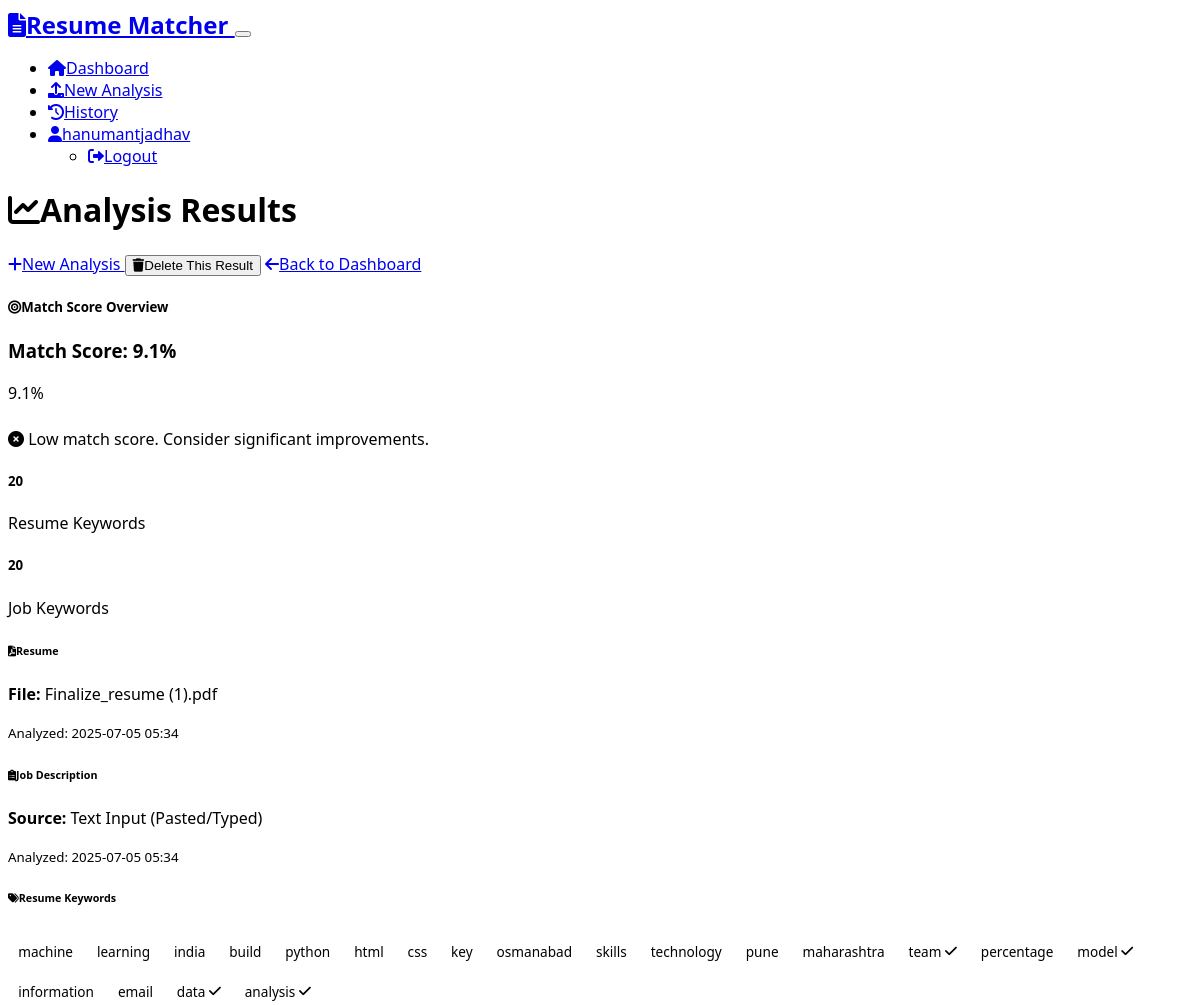
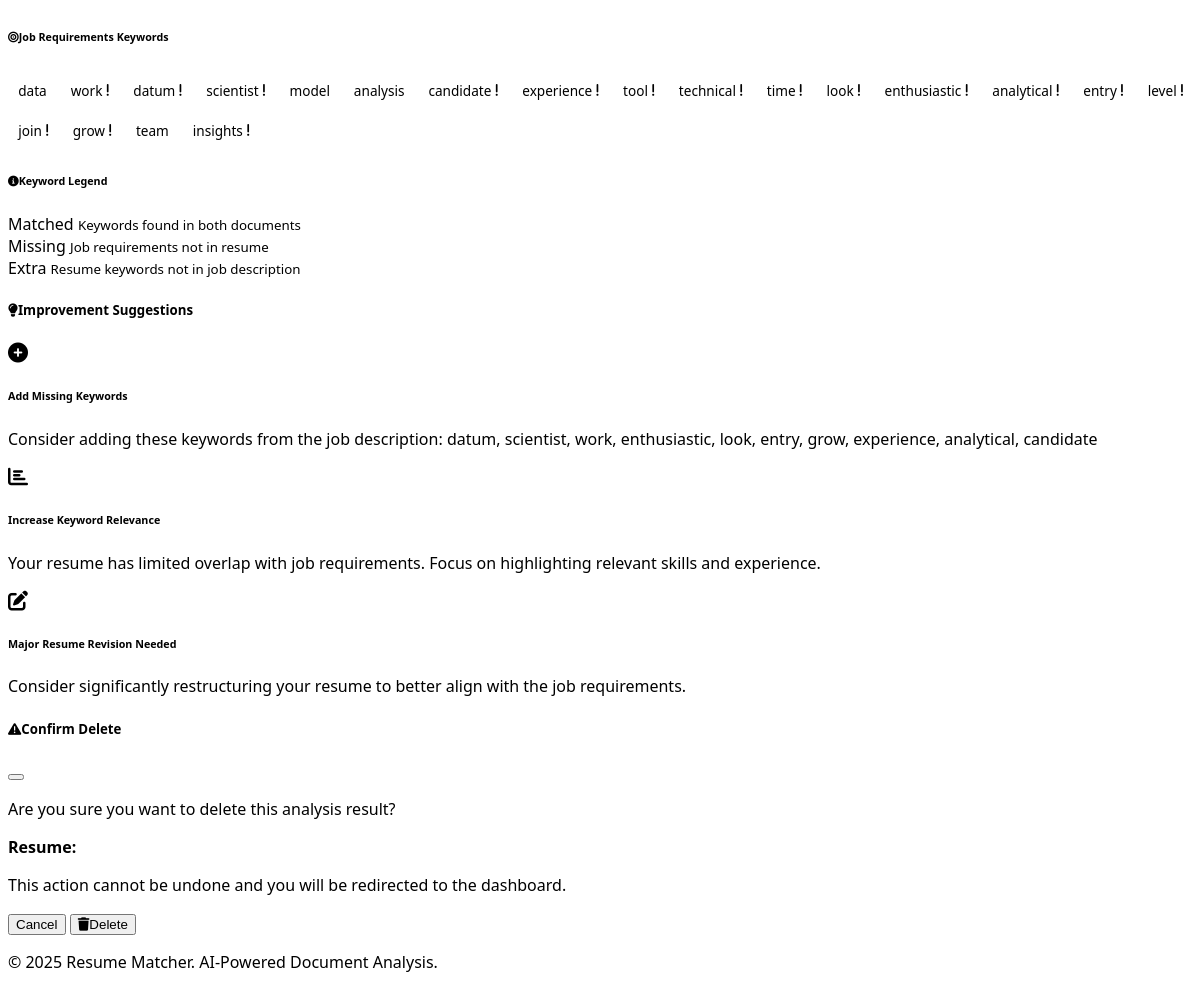
/results/2 (signed in), run on the app's committed database (2 pictures, top to bottom).
### models.py (models this page shows)
class User(UserMixin, db.Model):
    id = db.Column(db.Integer, primary_key=True)
    username = db.Column(db.String(64), unique=True, nullable=False)
    email = db.Column(db.String(120), unique=True, nullable=False)
    password_hash = db.Column(db.String(256), nullable=False)
    created_at = db.Column(db.DateTime, default=datetime.utcnow)
    match_results = db.relationship('MatchResult', backref='user', lazy=True, cascade='all, delete-orphan')

class MatchResult(db.Model):
    id = db.Column(db.Integer, primary_key=True)
    user_id = db.Column(db.Integer, db.ForeignKey('user.id'), nullable=False)
    resume_filename = db.Column(db.String(255), nullable=False)
    job_description_filename = db.Column(db.String(255), nullable=False)
    match_score = db.Column(db.Float, nullable=False)
    resume_keywords = db.Column(db.Text)  # JSON string
    job_keywords = db.Column(db.Text)  # JSON string
    suggestions = db.Column(db.Text)  # JSON string
    created_at = db.Column(db.DateTime, default=datetime.utcnow)

### routes.py (the view)
@app.route('/results/<int:result_id>')
@login_required
def view_results(result_id):
    result = MatchResult.query.filter_by(id=result_id, user_id=current_user.id).first()
    if not result:
        flash('Result not found.', 'danger')
        return redirect(url_for('dashboard'))
    resume_keywords = json.loads(result.resume_keywords)
    job_keywords = json.loads(result.job_keywords)
    suggestions = json.loads(result.suggestions)
    return render_template('results.html',
                         result=result,
                         resume_keywords=resume_keywords,
                         job_keywords=job_keywords,
                         suggestions=suggestions)

### templates/results.html (shortened to what this page needs)
{% extends "base.html" %}
{% block content %}
<div class="row">
    <div class="col-12">
        <div class="d-flex justify-content-between align-items-center mb-4">
            <h1><i class="fas fa-chart-line me-2"></i>Analysis Results</h1>
            <div>
                <a href="{{ url_for('upload_files') }}" class="btn btn-outline-primary me-2">
                    <i class="fas fa-plus me-1"></i>New Analysis
                </a>
                <button type="button" class="btn btn-outline-danger me-2"
                        onclick="deleteCurrentResult({{ result.id }}, '{{ result.resume_filename }}')">
                    <i class="fas fa-trash me-1"></i>Delete This Result
                </button>
                <a href="{{ url_for('dashboard') }}" class="btn btn-secondary">
                    <i class="fas fa-arrow-left me-1"></i>Back to Dashboard
                </a>
            </div>
        </div>
    </div>
</div>
<div class="row mb-4">
    <div class="col-12">
        <div class="card">
            <div class="card-header">
                <h5 class="mb-0">
                    <i class="fas fa-bullseye me-2"></i>Match Score Overview
                </h5>
            </div>
            <div class="card-body">
                <div class="row align-items-center">
                    <div class="col-md-6">
                        <h3 class="mb-3">
                            Match Score:
                            <span class="{% if result.match_score >= 80 %}text-success
                                        {% elif result.match_score >= 60 %}text-warning
                                        {% else %}text-danger{% endif %}">
                                {{ "%.1f"|format(result.match_score) }}%
                            </span>
                        </h3>
                        <div class="progress mb-3" style="height: 30px;">
                            <div class="progress-bar
                                {% if result.match_score >= 80 %}bg-success
                                {% elif result.match_score >= 60 %}bg-warning
                                {% else %}bg-danger{% endif %}"
                                style="width: {{ result.match_score }}%">
                                {{ "%.1f"|format(result.match_score) }}%
                            </div>
                        </div>
                        <p class="text-muted">
                            {% if result.match_score >= 80 %}
                                <i class="fas fa-check-circle text-success me-1"></i>
                                Excellent match! Your resume aligns well with the job requirements.
                            {% elif result.match_score >= 60 %}
                                <i class="fas fa-exclamation-triangle text-warning me-1"></i>
                                Good match with room for improvement.
                            {% else %}
                                <i class="fas fa-times-circle text-danger me-1"></i>
                                Low match score. Consider significant improvements.
                            {% endif %}
                        </p>
                    </div>
                    <div class="col-md-6">
                        <div class="row text-center">
                            <div class="col-6">
                                <div class="card bg-light">
                                    <div class="card-body">
                                        <h5 class="card-title">{{ resume_keywords|length }}</h5>
                                        <p class="card-text small">Resume Keywords</p>
                                    </div>
                                </div>
                            </div>
                            <div class="col-6">
                                <div class="card bg-light">
                                    <div class="card-body">
                                        <h5 class="card-title">{{ job_keywords|length }}</h5>
                                        <p class="card-text small">Job Keywords</p>
                                    </div>
                                </div>
                            </div>
                        </div>
                    </div>
                </div>
            </div>
        </div>
    </div>
</div>
<div class="row mb-4">
    <div class="col-md-6">
        <div class="card">
            <div class="card-header">
                <h6 class="mb-0">
                    <i class="fas fa-file-pdf text-danger me-2"></i>Resume
                </h6>
            </div>
            <div class="card-body">
                <p class="mb-1"><strong>File:</strong> {{ result.resume_filename }}</p>
                <p class="mb-1"><small class="text-muted">Analyzed: {{ result.created_at.strftime('%Y-%m-%d %H:%M') }}</small></p>
            </div>
        </div>
    </div>
    <div class="col-md-6">
        <div class="card">
            <div class="card-header">
                <h6 class="mb-0">
                    <i class="fas fa-clipboard-list text-info me-2"></i>Job Description
                </h6>
            </div>
            <div class="card-body">
                <p class="mb-1"><strong>Source:</strong>
                    {% if result.job_description_filename == "Direct Input" %}
                        Text Input (Pasted/Typed)
                    {% else %}
                        {{ result.job_description_filename }}
                    {% endif %}
                </p>
                <p class="mb-1"><small class="text-muted">Analyzed: {{ result.created_at.strftime('%Y-%m-%d %H:%M') }}</small></p>
            </div>
        </div>
    </div>
</div>
<div class="row mb-4">
    <div class="col-md-6">
        <div class="card h-100">
            <div class="card-header">
                <h6 class="mb-0">
                    <i class="fas fa-tags me-2"></i>Resume Keywords
                </h6>
            </div>
            <div class="card-body">
                {% if resume_keywords %}
                    <div class="keyword-cloud">
                        {% for keyword in resume_keywords %}
                            <span class="badge
                                {% if keyword in job_keywords %}bg-success
                                {% else %}bg-secondary{% endif %}
                                me-1 mb-1">
                                {{ keyword }}
                                {% if keyword in job_keywords %}
                                    <i class="fas fa-check ms-1"></i>
                                {% endif %}
                            </span>
                        {% endfor %}
                    </div>
                {% else %}
                    <p class="text-muted">No keywords extracted.</p>
                {% endif %}
            </div>
        </div>
    </div>
    <div class="col-md-6">
        <div class="card h-100">
            <div class="card-header">
                <h6 class="mb-0">
                    <i class="fas fa-bullseye me-2"></i>Job Requirements Keywords
                </h6>
            </div>
            <div class="card-body">
                {% if job_keywords %}
                    <div class="keyword-cloud">
                        {% for keyword in job_keywords %}
                            <span class="badge
                                {% if keyword in resume_keywords %}bg-success
                                {% else %}bg-warning{% endif %}
                                me-1 mb-1">
                                {{ keyword }}
                                {% if keyword not in resume_keywords %}
                                    <i class="fas fa-exclamation ms-1"></i>
                                {% endif %}
                            </span>
                        {% endfor %}
                    </div>
                {% else %}
                    <p class="text-muted">No keywords extracted.</p>
                {% endif %}
            </div>
        </div>
    </div>
</div>
<div class="row mb-4">
    <div class="col-12">
        <div class="card">
            <div class="card-body">
                <h6 class="card-title">
                    <i class="fas fa-info-circle me-2"></i>Keyword Legend
                </h6>
                <div class="row">
                    <div class="col-md-4">
                        <span class="badge bg-success me-2">Matched</span>
                        <small>Keywords found in both documents</small>
                    </div>
                    <div class="col-md-4">
                        <span class="badge bg-warning me-2">Missing</span>
                        <small>Job requirements not in resume</small>
                    </div>
                    <div class="col-md-4">
                        <span class="badge bg-secondary me-2">Extra</span>
                        <small>Resume keywords not in job description</small>
                    </div>
                </div>
            </div>
        </div>
    </div>
</div>
{% if suggestions %}
<div class="row">
    <div class="col-12">
        <div class="card">
            <div class="card-header">
                <h5 class="mb-0">
                    <i class="fas fa-lightbulb me-2"></i>Improvement Suggestions
                </h5>
            </div>
            <div class="card-body">
                {% for suggestion in suggestions %}
                    <div class="alert alert-info d-flex align-items-start">
                        <div class="me-3">
                            {% if suggestion.type == 'missing_keywords' %}
                                <i class="fas fa-plus-circle fa-lg"></i>
                            {% elif suggestion.type == 'keyword_density' %}
                                <i class="fas fa-chart-bar fa-lg"></i>
                            {% elif suggestion.type == 'major_revision' %}
                                <i class="fas fa-edit fa-lg"></i>
                            {% elif suggestion.type == 'moderate_revision' %}
                                <i class="fas fa-wrench fa-lg"></i>
                            {% else %}
                                <i class="fas fa-robot fa-lg"></i>
                            {% endif %}
                        </div>
                        <div>
                            <h6 class="alert-heading mb-2">{{ suggestion.title }}</h6>
                            <p class="mb-0">{{ suggestion.description }}</p>
                        </div>
                    </div>
                {% endfor %}
            </div>
        </div>
    </div>
</div>
{% endif %}
<div class="modal fade" id="deleteModal" tabindex="-1" aria-labelledby="deleteModalLabel" aria-hidden="true">
    <div class="modal-dialog">
        <div class="modal-content">
            <div class="modal-header">
                <h5 class="modal-title" id="deleteModalLabel">
                    <i class="fas fa-exclamation-triangle text-warning me-2"></i>Confirm Delete
                </h5>
                <button type="button" class="btn-close" data-bs-dismiss="modal" aria-label="Close"></button>
            </div>
            <div class="modal-body">
                <p>Are you sure you want to delete this analysis result?</p>
                <p><strong>Resume:</strong> </p>
                <p class="text-muted small">This action cannot be undone and you will be redirected to the dashboard.</p>
            </div>
            <div class="modal-footer">
                <button type="button" class="btn btn-secondary" data-bs-dismiss="modal">Cancel</button>
                <form id="deleteForm" method="POST" style="display: inline;">
                    <button type="submit" class="btn btn-danger">
                        <i class="fas fa-trash me-1"></i>Delete
                    </button>
                </form>
            </div>
        </div>
    </div>
</div>
{% endblock %}

### templates/base.html (shortened to what this page needs)
<!DOCTYPE html>
<html lang="en" data-bs-theme="dark">
<head>
    <link href="https://cdn.replit.com/agent/bootstrap-agent-dark-theme.min.css" rel="stylesheet">
    <link rel="stylesheet" href="https://cdnjs.cloudflare.com/ajax/libs/font-awesome/6.0.0/css/all.min.css">
    <link rel="stylesheet" href="{{ url_for('static', filename='css/style.css') }}">
</head>
<body>
    <nav class="navbar navbar-expand-lg navbar-dark bg-dark">
        <div class="container">
            <a class="navbar-brand" href="{{ url_for('dashboard') if current_user.is_authenticated else url_for('login') }}">
                <i class="fas fa-file-alt me-2"></i>Resume Matcher
            </a>
            <button class="navbar-toggler" type="button" data-bs-toggle="collapse" data-bs-target="#navbarNav">
            </button>
            <div class="collapse navbar-collapse" id="navbarNav">
                <ul class="navbar-nav ms-auto">
                    {% if current_user.is_authenticated %}
                        <li class="nav-item">
                            <a class="nav-link" href="{{ url_for('dashboard') }}">
                                <i class="fas fa-home me-1"></i>Dashboard
                            </a>
                        </li>
                        <li class="nav-item">
                            <a class="nav-link" href="{{ url_for('upload_files') }}">
                                <i class="fas fa-upload me-1"></i>New Analysis
                            </a>
                        </li>
                        <li class="nav-item">
                            <a class="nav-link" href="{{ url_for('view_history') }}">
                                <i class="fas fa-history me-1"></i>History
                            </a>
                        </li>
                        <li class="nav-item dropdown">
                            <a class="nav-link dropdown-toggle" href="#" role="button" data-bs-toggle="dropdown">
                                <i class="fas fa-user me-1"></i>{{ current_user.username }}
                            </a>
                            <ul class="dropdown-menu">
                                <li><a class="dropdown-item" href="{{ url_for('logout') }}">
                                    <i class="fas fa-sign-out-alt me-1"></i>Logout
                                </a></li>
                            </ul>
                        </li>
                    {% endif %}
                </ul>
            </div>
        </div>
    </nav>
    <main class="container mt-4">
        {% block content %}{% endblock %}
    </main>
    <footer class="bg-dark text-light mt-5 py-4">
        <div class="container text-center">
            <p>&copy; 2025 Resume Matcher. AI-Powered Document Analysis.</p>
        </div>
    </footer>
</body>
</html>

### data on the page
User: username "hanumantjadhav"
MatchResult: match_score "9.1", resume_filename "Finalize_resume (1).pdf", created_at "2025-07-05 05:34"

### other printed values
{{ resume_keywords|length }} "20"
{{ job_keywords|length }} "20"
{{ keyword }} "machine" "learning" "india" "build" "python" "html" "css" "key" "osmanabad" "skills" "technology" "pune" "maharashtra" "team" "percentage" "model" "information" "email" "data" "analysis"
{{ keyword }} "data" "work" "datum" "scientist" "model" "analysis" "candidate" "experience" "tool" "technical" "time" "look" "enthusiastic" "analytical" "entry" "level" "join" "grow" "team" "insights"
{{ suggestion.title }} "Add Missing Keywords" "Increase Keyword Relevance" "Major Resume Revision Needed"
{{ suggestion.description }} "Consider adding these keywords from the job description: datum, scientist, work, enthusiastic, look, entry, grow, experience, analytical, candidate" "Your resume has limited overlap with job requirements. Focus on highlighting relevant skills and experience." "Consider significantly restructuring your resume to better align with the job requirements."
